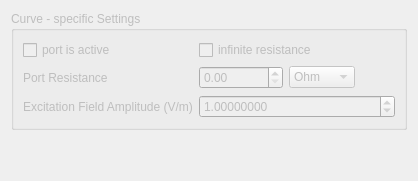
               <widget class="QWidget" name="Curve">
                <attribute name="title">
                 <string>Curve</string>
                </attribute>
                <layout class="QVBoxLayout" name="verticalLayout_31">
                 <item>
                  <widget class="QGroupBox" name="curvePortSettingsGroup">
                   <property name="enabled">
                    <bool>false</bool>
                   </property>
                   <property name="title">
                    <string>Curve - specific Settings</string>
                   </property>
                   <layout class="QGridLayout" name="gridLayout_20">
                    <item row="2" column="2">
                     <layout class="QHBoxLayout" name="horizontalLayout_47">
                      <property name="leftMargin">
                       <number>0</number>
                      </property>
                      <property name="topMargin">
                       <number>0</number>
                      </property>
                      <property name="rightMargin">
                       <number>0</number>
                      </property>
                      <property name="bottomMargin">
                       <number>0</number>
                      </property>
                      <item>
                       <widget class="QDoubleSpinBox" name="curvePortResistanceValue">
                        <property name="maximum">
                         <double>10000000000.000000000000000</double>
                        </property>
                       </widget>
                      </item>
                      <item>
                       <widget class="QComboBox" name="curvePortResistanceUnits">
                        <property name="currentText">
                         <string>Ohm</string>
                        </property>
                        <item>
                         <property name="text">
                          <string>Ohm</string>
                         </property>
                        </item>
                        <item>
                         <property name="text">
                          <string>uOhm</string>
                         </property>
                        </item>
                        <item>
                         <property name="text">
                          <string>mOhm</string>
                         </property>
                        </item>
                        <item>
                         <property name="text">
                          <string>kOhm</string>
                         </property>
                        </item>
                        <item>
                         <property name="text">
                          <string>MOhm</string>
                         </property>
                        </item>
                        <item>
                         <property name="text">
                          <string>GOhm</string>
                         </property>
                        </item>
                       </widget>
                      </item>
                      <item>
                       <spacer name="horizontalSpacer_39">
                        <property name="orientation">
                         <enum>Qt::Orientation::Horizontal</enum>
                        </property>
                        <property name="sizeHint" stdset="0">
                         <size>
                          <width>40</width>
                          <height>20</height>
                         </size>
                        </property>
                       </spacer>
                      </item>
                     </layout>
                    </item>
                    <item row="3" column="0">
                     <widget class="QLabel" name="label_103">
                      <property name="text">
                       <string>Excitation Field Amplitude (V/m)</string>
                      </property>
                     </widget>
                    </item>
                    <item row="2" column="0">
                     <widget class="QLabel" name="label_92">
                      <property name="text">
                       <string>Port Resistance</string>
                      </property>
                     </widget>
                    </item>
                    <item row="0" column="0">
                     <widget class="QCheckBox" name="curvePortActive">
                      <property name="text">
                       <string>port is active</string>
                      </property>
                     </widget>
                    </item>
                    <item row="3" column="2">
                     <widget class="QDoubleSpinBox" name="curvePortExcitationAmplitude">
                      <property name="decimals">
                       <number>8</number>
                      </property>
                      <property name="minimum">
                       <double>-10000000000.000000000000000</double>
                      </property>
                      <property name="maximum">
                       <double>10000000000.000000000000000</double>
                      </property>
                      <property name="singleStep">
                       <double>0.100000000000000</double>
                      </property>
                      <property name="value">
                       <double>1.000000000000000</double>
                      </property>
                     </widget>
                    </item>
                    <item row="0" column="2">
                     <widget class="QCheckBox" name="curvePortInfinitResistance">
                      <property name="text">
                       <string>infinite resistance</string>
                      </property>
                     </widget>
                    </item>
                   </layout>
                  </widget>
                 </item>
                 <item>
                  <spacer name="verticalSpacer_20">
                   <property name="orientation">
                    <enum>Qt::Orientation::Vertical</enum>
                   </property>
                   <property name="sizeHint" stdset="0">
                    <size>
                     <width>20</width>
                     <height>40</height>
                    </size>
                   </property>
                  </spacer>
                 </item>
                </layout>
               </widget>
